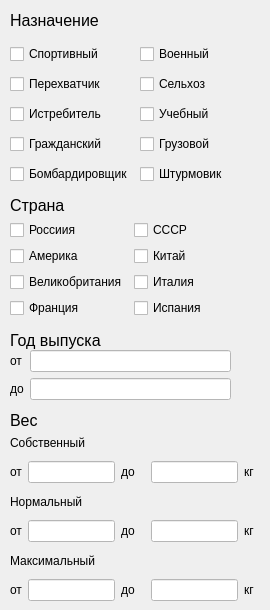
      <widget class="QWidget" name="page">
       <widget class="QLabel" name="P_naz">
        <property name="geometry">
         <rect>
          <x>10</x>
          <y>10</y>
          <width>181</width>
          <height>21</height>
         </rect>
        </property>
        <property name="font">
         <font>
          <pointsize>12</pointsize>
         </font>
        </property>
        <property name="text">
         <string>Назначение</string>
        </property>
       </widget>
       <widget class="QLabel" name="P_county">
        <property name="geometry">
         <rect>
          <x>10</x>
          <y>195</y>
          <width>181</width>
          <height>21</height>
         </rect>
        </property>
        <property name="font">
         <font>
          <pointsize>12</pointsize>
         </font>
        </property>
        <property name="text">
         <string>Страна</string>
        </property>
       </widget>
       <widget class="QWidget" name="formLayoutWidget_6">
        <property name="geometry">
         <rect>
          <x>10</x>
          <y>220</y>
          <width>251</width>
          <height>103</height>
         </rect>
        </property>
        <layout class="QFormLayout" name="formLayout_country">
         <item row="0" column="0">
          <widget class="QCheckBox" name="P_coun_cb_Rus">
           <property name="text">
            <string>Россиия</string>
           </property>
          </widget>
         </item>
         <item row="0" column="1">
          <widget class="QCheckBox" name="P_coun_cb_USSR">
           <property name="text">
            <string>СССР</string>
           </property>
          </widget>
         </item>
         <item row="1" column="0">
          <widget class="QCheckBox" name="P_coun_cb_Amer">
           <property name="text">
            <string>Америка</string>
           </property>
          </widget>
         </item>
         <item row="1" column="1">
          <widget class="QCheckBox" name="P_coun_cb_Chinazes">
           <property name="text">
            <string>Китай</string>
           </property>
          </widget>
         </item>
         <item row="2" column="0">
          <widget class="QCheckBox" name="P_coun_cb_GBrit">
           <property name="text">
            <string>Великобритания</string>
           </property>
          </widget>
         </item>
         <item row="2" column="1">
          <widget class="QCheckBox" name="P_coun_cb_Iatli">
           <property name="text">
            <string>Италия</string>
           </property>
          </widget>
         </item>
         <item row="3" column="0">
          <widget class="QCheckBox" name="P_coun_cb_Fran">
           <property name="text">
            <string>Франция</string>
           </property>
          </widget>
         </item>
         <item row="3" column="1">
          <widget class="QCheckBox" name="P_coun_cb_Spain">
           <property name="text">
            <string>Испания</string>
           </property>
          </widget>
         </item>
        </layout>
       </widget>
       <widget class="QLabel" name="P_year">
        <property name="geometry">
         <rect>
          <x>10</x>
          <y>330</y>
          <width>201</width>
          <height>21</height>
         </rect>
        </property>
        <property name="font">
         <font>
          <pointsize>12</pointsize>
         </font>
        </property>
        <property name="text">
         <string>Год выпуска</string>
        </property>
       </widget>
       <widget class="QWidget" name="formLayoutWidget">
        <property name="geometry">
         <rect>
          <x>10</x>
          <y>350</y>
          <width>221</width>
          <height>53</height>
         </rect>
        </property>
        <layout class="QFormLayout" name="formLayout_year">
         <item row="0" column="0">
          <widget class="QLabel" name="P_year_lb_ot">
           <property name="text">
            <string>от</string>
           </property>
          </widget>
         </item>
         <item row="0" column="1">
          <widget class="QLineEdit" name="P_year_line_ot">
           <property name="styleSheet">
            <string notr="true">background-color: rgb(255, 255, 255);</string>
           </property>
          </widget>
         </item>
         <item row="1" column="0">
          <widget class="QLabel" name="P_year_lb_do">
           <property name="text">
            <string>до</string>
           </property>
          </widget>
         </item>
         <item row="1" column="1">
          <widget class="QLineEdit" name="P_year_line_do">
           <property name="styleSheet">
            <string notr="true">background-color: rgb(255, 255, 255);</string>
           </property>
          </widget>
         </item>
        </layout>
       </widget>
       <widget class="QWidget" name="gridLayoutWidget_10">
        <property name="geometry">
         <rect>
          <x>10</x>
          <y>40</y>
          <width>251</width>
          <height>151</height>
         </rect>
        </property>
        <layout class="QGridLayout" name="gridLayout_naz">
         <item row="0" column="1">
          <widget class="QCheckBox" name="P_naz_cb_milit">
           <property name="text">
            <string>Военный</string>
           </property>
          </widget>
         </item>
         <item row="2" column="1">
          <widget class="QCheckBox" name="P_naz_cb_tren">
           <property name="text">
            <string>Учебный</string>
           </property>
          </widget>
         </item>
         <item row="3" column="1">
          <widget class="QCheckBox" name="P_naz_cb_cargo">
           <property name="text">
            <string>Грузовой</string>
           </property>
          </widget>
         </item>
         <item row="1" column="1">
          <widget class="QCheckBox" name="P_naz_cb_agro">
           <property name="text">
            <string>Сельхоз</string>
           </property>
          </widget>
         </item>
         <item row="0" column="0">
          <widget class="QCheckBox" name="P_naz_cb_sporty">
           <property name="text">
            <string>Спортивный</string>
           </property>
          </widget>
         </item>
         <item row="4" column="0">
          <widget class="QCheckBox" name="P_naz_cb_bomb">
           <property name="text">
            <string>Бомбардировщик</string>
           </property>
          </widget>
         </item>
         <item row="3" column="0">
          <widget class="QCheckBox" name="P_naz_cb_civil">
           <property name="text">
            <string>Гражданский</string>
           </property>
          </widget>
         </item>
         <item row="2" column="0">
          <widget class="QCheckBox" name="P_naz_cb_istreb">
           <property name="text">
            <string>Истребитель</string>
           </property>
          </widget>
         </item>
         <item row="1" column="0">
          <widget class="QCheckBox" name="P_naz_cb_perehv">
           <property name="text">
            <string>Перехватчик</string>
           </property>
          </widget>
         </item>
         <item row="4" column="1">
          <widget class="QCheckBox" name="P_naz_cb_shturm">
           <property name="text">
            <string>Штурмовик</string>
           </property>
          </widget>
         </item>
        </layout>
       </widget>
       <widget class="QLabel" name="P_weight">
        <property name="geometry">
         <rect>
          <x>10</x>
          <y>410</y>
          <width>181</width>
          <height>21</height>
         </rect>
        </property>
        <property name="font">
         <font>
          <pointsize>12</pointsize>
         </font>
        </property>
        <property name="text">
         <string>Вес</string>
        </property>
       </widget>
       <widget class="QWidget" name="gridLayoutWidget_3">
        <property name="geometry">
         <rect>
          <x>10</x>
          <y>430</y>
          <width>251</width>
          <height>171</height>
         </rect>
        </property>
        <layout class="QGridLayout" name="gridLayout_weight">
         <item row="1" column="0">
          <widget class="QLabel" name="label">
           <property name="text">
            <string>от</string>
           </property>
          </widget>
         </item>
         <item row="1" column="4">
          <widget class="QLabel" name="P_wei_lb_sob_kg_2">
           <property name="text">
            <string>кг  </string>
           </property>
          </widget>
         </item>
         <item row="1" column="3">
          <widget class="QLineEdit" name="P_wei_line_sob_do">
           <property name="styleSheet">
            <string notr="true">background-color: rgb(255, 255, 255);</string>
           </property>
          </widget>
         </item>
         <item row="4" column="0">
          <widget class="QLabel" name="label_3">
           <property name="text">
            <string>от</string>
           </property>
          </widget>
         </item>
         <item row="3" column="0" colspan="5">
          <widget class="QLabel" name="P_wei_lb_norm">
           <property name="text">
            <string>Нормальный</string>
           </property>
          </widget>
         </item>
         <item row="4" column="1">
          <widget class="QLineEdit" name="P_wei_line_norm_ot">
           <property name="styleSheet">
            <string notr="true">background-color: rgb(255, 255, 255);</string>
           </property>
          </widget>
         </item>
         <item row="8" column="0">
          <widget class="QLabel" name="label_5">
           <property name="text">
            <string>от</string>
           </property>
          </widget>
         </item>
         <item row="1" column="1">
          <widget class="QLineEdit" name="P_wei_line_sob_ot">
           <property name="styleSheet">
            <string notr="true">background-color: rgb(255, 255, 255);</string>
           </property>
          </widget>
         </item>
         <item row="0" column="0" colspan="5">
          <widget class="QLabel" name="P_wei_lb_sob">
           <property name="text">
            <string>Собственный</string>
           </property>
          </widget>
         </item>
         <item row="1" column="2">
          <widget class="QLabel" name="label_2">
           <property name="text">
            <string>до   </string>
           </property>
          </widget>
         </item>
         <item row="8" column="1">
          <widget class="QLineEdit" name="P_wei_line_max_ot">
           <property name="styleSheet">
            <string notr="true">background-color: rgb(255, 255, 255);</string>
           </property>
          </widget>
         </item>
         <item row="4" column="2">
          <widget class="QLabel" name="label_4">
           <property name="text">
            <string>до</string>
           </property>
          </widget>
         </item>
         <item row="4" column="4">
          <widget class="QLabel" name="P_wei_lb_sob_kg_4">
           <property name="text">
            <string>кг</string>
           </property>
          </widget>
         </item>
         <item row="4" column="3">
          <widget class="QLineEdit" name="P_wei_line_norm_do">
           <property name="styleSheet">
            <string notr="true">background-color: rgb(255, 255, 255);</string>
           </property>
          </widget>
         </item>
         <item row="6" column="0" colspan="5">
          <widget class="QLabel" name="P_wei_lb_max">
           <property name="text">
            <string>Максимальный</string>
           </property>
          </widget>
         </item>
         <item row="8" column="2">
          <widget class="QLabel" name="label_6">
           <property name="text">
            <string>до</string>
           </property>
          </widget>
         </item>
         <item row="8" column="4">
          <widget class="QLabel" name="P_wei_lb_max_kg">
           <property name="text">
            <string>кг</string>
           </property>
          </widget>
         </item>
         <item row="8" column="3">
          <widget class="QLineEdit" name="P_wei_line_max_do">
           <property name="styleSheet">
            <string notr="true">background-color: rgb(255, 255, 255);</string>
           </property>
          </widget>
         </item>
        </layout>
       </widget>
      </widget>
